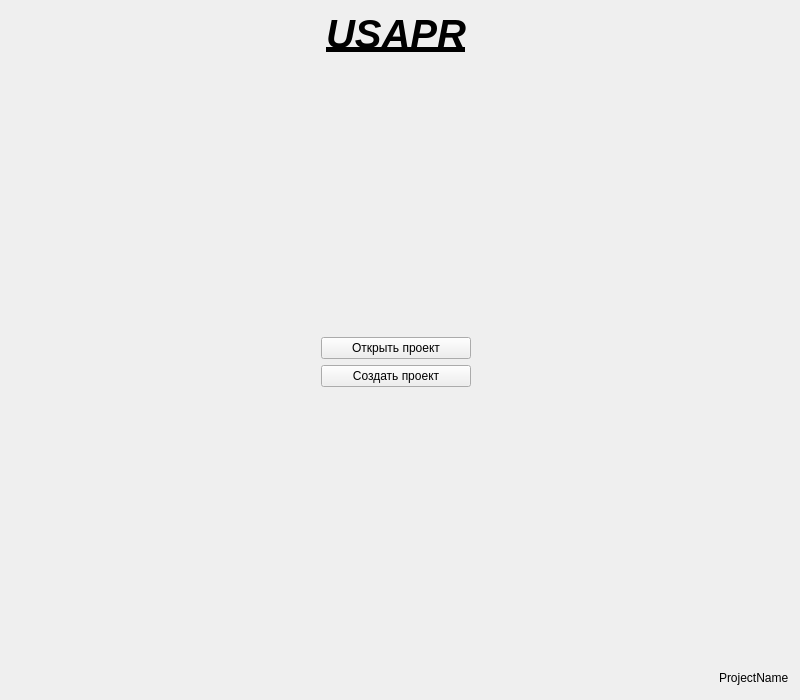
<?xml version="1.0" encoding="UTF-8"?>
<ui version="4.0">
 <class>MainWidget</class>
 <widget class="QWidget" name="MainWidget">
  <property name="geometry">
   <rect>
    <x>0</x>
    <y>0</y>
    <width>800</width>
    <height>700</height>
   </rect>
  </property>
  <property name="windowTitle">
   <string notr="true">USAPR</string>
  </property>
  <layout class="QGridLayout" name="gridLayout">
   <property name="leftMargin">
    <number>3</number>
   </property>
   <item row="3" column="0">
    <layout class="QHBoxLayout" name="horizontalLayout">
     <property name="spacing">
      <number>20</number>
     </property>
     <property name="leftMargin">
      <number>20</number>
     </property>
     <item>
      <widget class="QPushButton" name="save">
       <property name="maximumSize">
        <size>
         <width>40</width>
         <height>40</height>
        </size>
       </property>
       <property name="toolTip">
        <string>Сохранить</string>
       </property>
       <property name="text">
        <string/>
       </property>
       <property name="icon">
        <iconset resource="main.qrc">
         <normaloff>:/pics/save.png</normaloff>:/pics/save.png</iconset>
       </property>
       <property name="iconSize">
        <size>
         <width>32</width>
         <height>32</height>
        </size>
       </property>
       <property name="autoDefault">
        <bool>false</bool>
       </property>
       <property name="default">
        <bool>false</bool>
       </property>
       <property name="flat">
        <bool>true</bool>
       </property>
      </widget>
     </item>
     <item>
      <widget class="QPushButton" name="calc">
       <property name="maximumSize">
        <size>
         <width>40</width>
         <height>40</height>
        </size>
       </property>
       <property name="toolTip">
        <string>Расчитать</string>
       </property>
       <property name="text">
        <string/>
       </property>
       <property name="icon">
        <iconset resource="main.qrc">
         <normaloff>:/pics/build.png</normaloff>:/pics/build.png</iconset>
       </property>
       <property name="iconSize">
        <size>
         <width>32</width>
         <height>32</height>
        </size>
       </property>
       <property name="flat">
        <bool>true</bool>
       </property>
      </widget>
     </item>
     <item>
      <spacer name="horizontalSpacer">
       <property name="orientation">
        <enum>Qt::Horizontal</enum>
       </property>
       <property name="sizeHint" stdset="0">
        <size>
         <width>40</width>
         <height>20</height>
        </size>
       </property>
      </spacer>
     </item>
     <item>
      <widget class="QLabel" name="projectName">
       <property name="text">
        <string>ProjectName</string>
       </property>
      </widget>
     </item>
    </layout>
   </item>
   <item row="0" column="0" alignment="Qt::AlignHCenter|Qt::AlignTop">
    <widget class="QLabel" name="header">
     <property name="font">
      <font>
       <pointsize>30</pointsize>
       <weight>75</weight>
       <italic>true</italic>
       <bold>true</bold>
       <underline>true</underline>
      </font>
     </property>
     <property name="text">
      <string>USAPR</string>
     </property>
    </widget>
   </item>
   <item row="1" column="0">
    <widget class="QStackedWidget" name="stackedWidget">
     <property name="currentIndex">
      <number>0</number>
     </property>
     <widget class="QWidget" name="StartWnd">
      <layout class="QVBoxLayout" name="verticalLayout">
       <item>
        <spacer name="verticalSpacer_2">
         <property name="orientation">
          <enum>Qt::Vertical</enum>
         </property>
         <property name="sizeHint" stdset="0">
          <size>
           <width>20</width>
           <height>40</height>
          </size>
         </property>
        </spacer>
       </item>
       <item alignment="Qt::AlignHCenter|Qt::AlignBottom">
        <widget class="QPushButton" name="openProject">
         <property name="minimumSize">
          <size>
           <width>150</width>
           <height>0</height>
          </size>
         </property>
         <property name="maximumSize">
          <size>
           <width>150</width>
           <height>16777215</height>
          </size>
         </property>
         <property name="text">
          <string>Открыть проект</string>
         </property>
         <property name="icon">
          <iconset resource="main.qrc">
           <normaloff>:/pics/open.png</normaloff>:/pics/open.png</iconset>
         </property>
         <property name="iconSize">
          <size>
           <width>16</width>
           <height>16</height>
          </size>
         </property>
        </widget>
       </item>
       <item alignment="Qt::AlignHCenter|Qt::AlignTop">
        <widget class="QPushButton" name="createrProject">
         <property name="minimumSize">
          <size>
           <width>150</width>
           <height>0</height>
          </size>
         </property>
         <property name="maximumSize">
          <size>
           <width>150</width>
           <height>16777215</height>
          </size>
         </property>
         <property name="text">
          <string>Создать проект</string>
         </property>
         <property name="icon">
          <iconset resource="main.qrc">
           <normaloff>:/pics/create.png</normaloff>:/pics/create.png</iconset>
         </property>
        </widget>
       </item>
       <item>
        <spacer name="verticalSpacer">
         <property name="orientation">
          <enum>Qt::Vertical</enum>
         </property>
         <property name="sizeHint" stdset="0">
          <size>
           <width>20</width>
           <height>40</height>
          </size>
         </property>
        </spacer>
       </item>
      </layout>
     </widget>
     <widget class="PreProcessor" name="preProcessor"/>
     <widget class="PostProcessor" name="postProcessor"/>
    </widget>
   </item>
  </layout>
 </widget>
 <layoutdefault spacing="6" margin="11"/>
 <customwidgets>
  <customwidget>
   <class>PreProcessor</class>
   <extends>QWidget</extends>
   <header>preprocessor.h</header>
   <container>1</container>
  </customwidget>
  <customwidget>
   <class>PostProcessor</class>
   <extends>QWidget</extends>
   <header>postprocessor.h</header>
   <container>1</container>
  </customwidget>
 </customwidgets>
 <resources>
  <include location="main.qrc"/>
 </resources>
 <connections/>
</ui>
